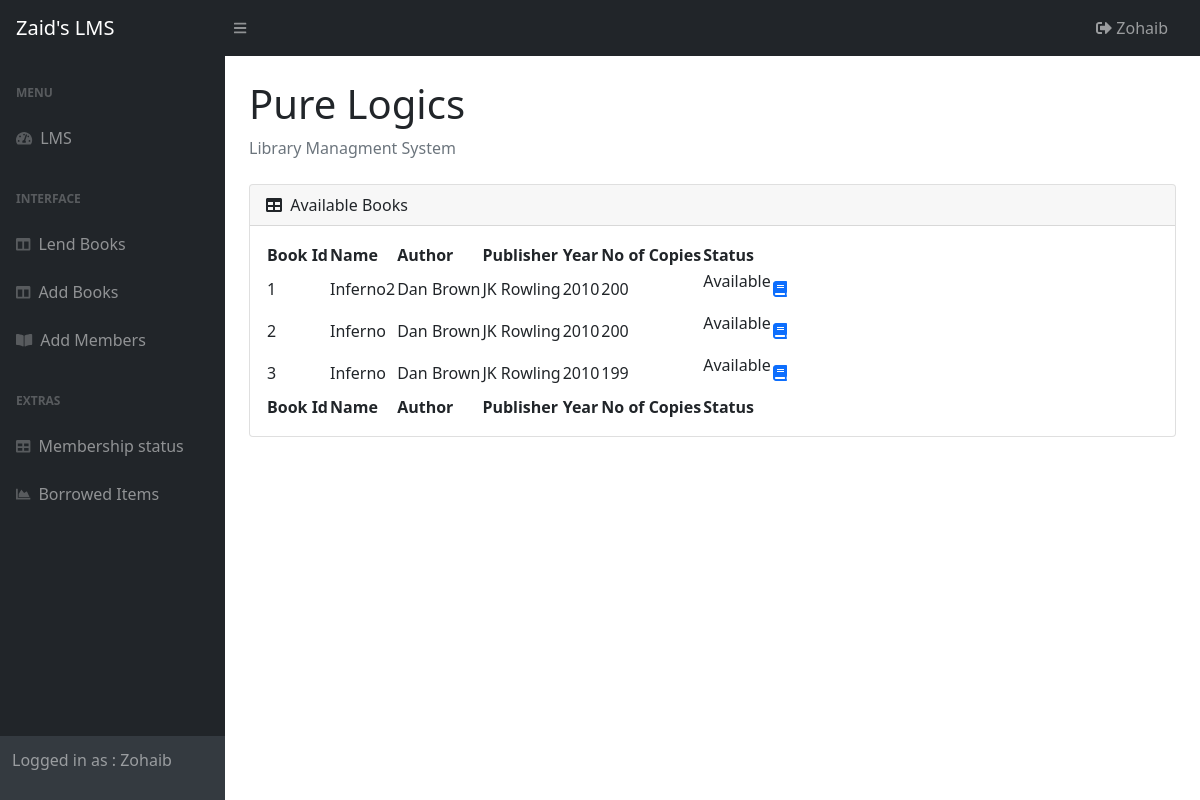
The app's page /lend_books.php (signed in) with its own data.
### tables this page shows
CREATE TABLE `books` (
  `book_id` int(11) NOT NULL,
  `title` varchar(255) NOT NULL,
  `year` int(11) NOT NULL,
  `genre` varchar(255) NOT NULL,
  `author_name` varchar(255) NOT NULL,
  `publisher_name` varchar(255) NOT NULL,
  `no_of_copies` int(11) NOT NULL,
  `created_at` timestamp NOT NULL DEFAULT CURRENT_TIMESTAMP
);

### lend_books.php (the view, shortened to what this page needs)
?><!DOCTYPE html>
<html lang="en">
    <head>
        <link href="https://cdn.jsdelivr.net/npm/simple-datatables@latest/dist/style.css" rel="stylesheet" />
        <link href="css/styles.css" rel="stylesheet" />
    </head>
    <body class="sb-nav-fixed">
        <?php include 'include/navigationbar.php'; ?>
        <?php include 'include/connection.php'; ?>
            <?php
                        $sql = 'SELECT * FROM books ORDER BY created_at';
                        $result = mysqli_query($conn, $sql);
                        $books = mysqli_fetch_all($result, MYSQL_ASSOC);
                        ?>
        <div id="layoutSidenav">
                <?php include 'include/sidebar.php'; ?>
        </div>
            <div id="layoutSidenav_content">
                <main>
                    <div class="container-fluid px-4">
                        <h1 class="mt-4">Pure Logics</h1>
                        <ol class="breadcrumb mb-4">
                            <li class="breadcrumb-item active">Library Managment System</li>
                        </ol>
                        <div class="card mb-4">
                            <div class="card-header">
                                <i class="fas fa-table me-1"></i>
                                Available Books
                            </div>
                            <div class="card-body">
                                <table id="datatablesSimple">
                                    <thead>
                                        <tr>
                                            <th>Book Id</th>
                                            <th>Name</th>
                                            <th>Author</th>
                                            <th>Publisher</th>
                                            <th>Year</th>
                                            <th>No of Copies</th>
                                            <th>Status</th>
                                        </tr>
                                    </thead>
                                    <tfoot>
                                        <tr>
                                            <th>Book Id</th>
                                            <th>Name</th>
                                            <th>Author</th>
                                            <th>Publisher</th>
                                            <th>Year</th>
                                            <th>No of Copies</th>
                                            <th>Status</th>
                                        </tr>
                                    </tfoot>
                                    <tbody>
                                    <?php foreach ($books as $book){ ?>
                                        <tr>
                                            <td><?php echo($book['book_id']); ?></td>
                                            <td><?php echo($book['title']); ?></td>
                                            <td><?php echo($book['author_name']); ?></td>
                                            <td><?php echo($book['publisher_name']); ?></td>
                                            <td><?php echo($book['year']); ?></td>
                                            <td><?php echo($book['no_of_copies']); ?></td>
                                            <td>
                                                <?php if(($book['no_of_copies']) > 0){?>
                                                <p>Available</p>
                                                 <?php } else { ?>
                                                <p>Unavailable</p>
                                                <?php } ?>
                                            </td>
                                            <td><a href="lending_book.php?id=<?php echo $book['book_id']?>"><span class='fa fa-book'></a></td>
                                        </tr>
                                        <?php }?>
                                    </tbody>
                                </table>
                            </div>
                        </div>
                    </div>
                </main>
            </div>
        </div>
    </body>
</html>

### records on screen
books: book_id "1", title "Inferno2", author_name "Dan Brown", publisher_name "JK Rowling", year "2010", no_of_copies "200", shows "Available"
books: book_id "2", title "Inferno", author_name "Dan Brown", publisher_name "JK Rowling", year "2010", no_of_copies "200", shows "Available"
books: book_id "3", title "Inferno", author_name "Dan Brown", publisher_name "JK Rowling", year "2010", no_of_copies "199", shows "Available"
